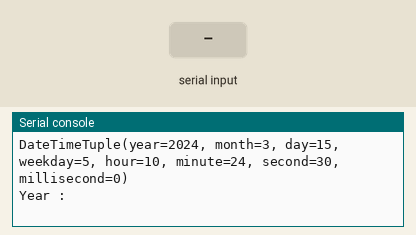
This program was run on a simulated Raspberry Pi Pico running MicroPython. On the bench: the last lines printed to the serial console. Inputs (shaded band) come from the test bench. The clock reads 2024-03-15 10:24:30 at power-on unless the program sets it.

Above: at 1.2 s.
1.3 s: "5" typed at the serial console, then Enter
At 2.5 s:
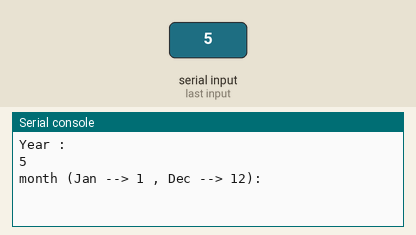
2.8 s: "90" typed at the serial console, then Enter
At 3.7 s:
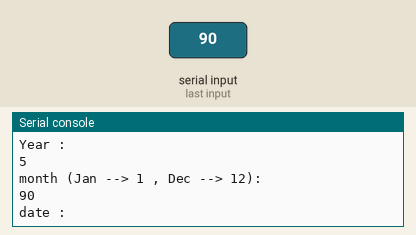
4.3 s: "200" typed at the serial console, then Enter
At 4.9 s:
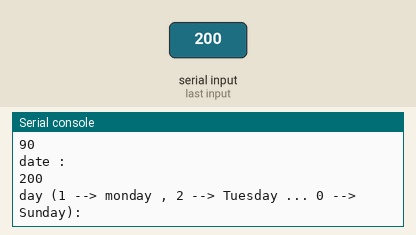
5.8 s: "1" typed at the serial console, then Enter
At 7.0 s:
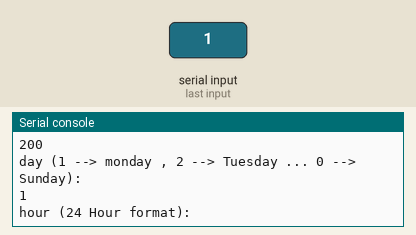
7.3 s: "0" typed at the serial console, then Enter
At 8.4 s:
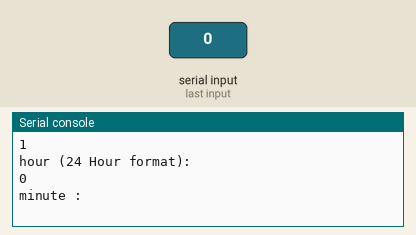
8.8 s: "5" typed at the serial console, then Enter
At 9.5 s:
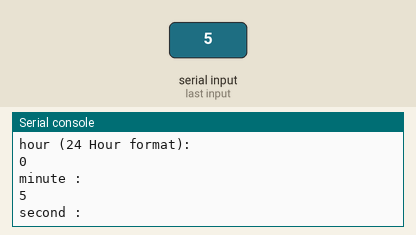
Timing chart, 0 to 11.3 s (numbered marks = the images above; inputs shaded):
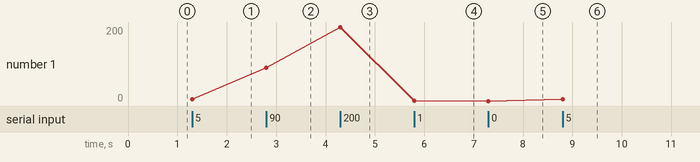

The program:

setTime.py
```python
from machine import Pin, I2C
import time
import utime
from urtc import DS1307
r=machine.RTC()

i2c_rtc = I2C(1, sda=Pin(2), scl=Pin(3), freq = 400000)
rtc = DS1307(i2c_rtc)
print(rtc.datetime())
# first time to set time
year = int(input("Year : "))
month = int(input("month (Jan --> 1 , Dec --> 12): "))
date = int(input("date : "))
day = int(input("day (1 --> monday , 2 --> Tuesday ... 0 --> Sunday): "))
hour = int(input("hour (24 Hour format): "))
minute = int(input("minute : "))
second = int(input("second : "))

now = (year,month,date,day,hour,minute,second,0)
rtc.datetime(now)

while True:
    (year,month,date,day,hour,minute,second,p1)=rtc.datetime()
    utime.sleep(1)
    print(rtc.datetime())
    
```

Measured:
- after the input at 1.3 s, the serial console: prints a new line at once (image 1)
- after the input at 2.8 s, the serial console: prints a new line at once (image 2)
- after the input at 4.3 s, the serial console: prints a new line at once (image 3)
- after the input at 5.8 s, the serial console: prints a new line at once (image 4)
- after the input at 7.3 s, the serial console: prints a new line at once (image 5)
- after the input at 8.8 s, the serial console: prints a new line at once (image 6)
- plotted number 1: 5 → 90 after the input at 2.8 s, 90 → 200 after the input at 4.3 s, 0 → 5 after the input at 8.8 s
